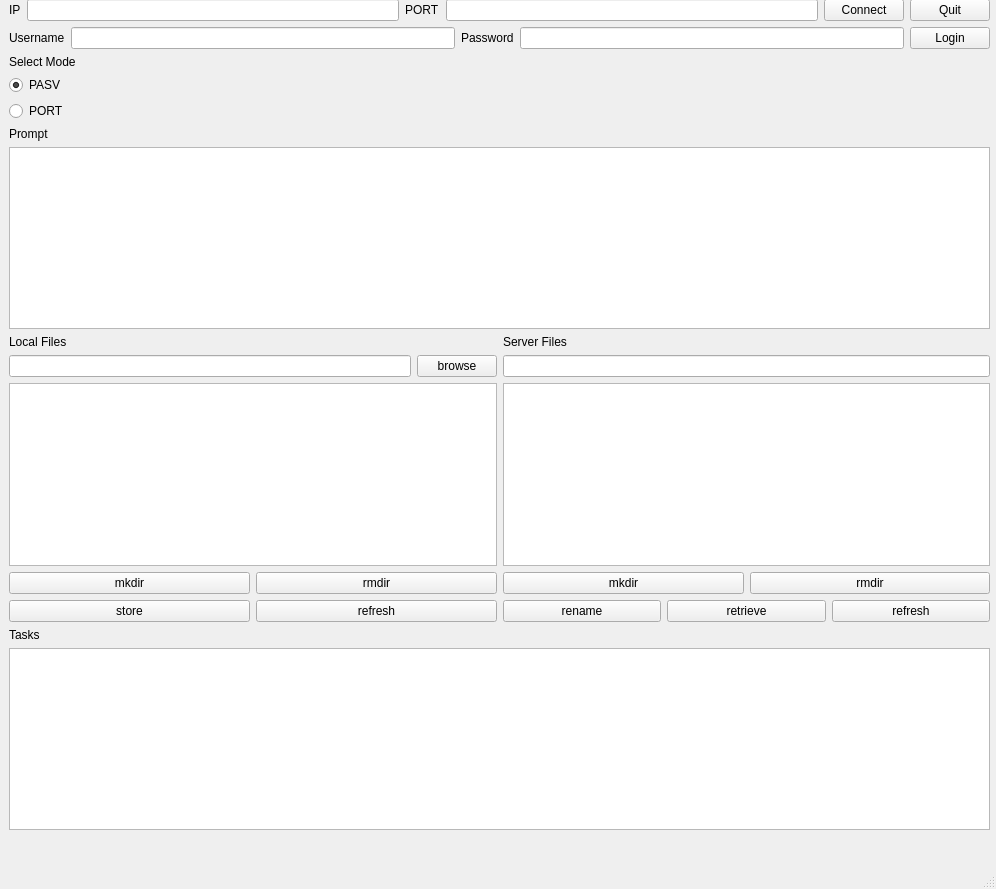
<?xml version="1.0" encoding="UTF-8"?>
<ui version="4.0">
 <class>MainWindow</class>
 <widget class="QMainWindow" name="MainWindow">
  <property name="geometry">
   <rect>
    <x>0</x>
    <y>0</y>
    <width>996</width>
    <height>889</height>
   </rect>
  </property>
  <property name="windowTitle">
   <string>MainWindow</string>
  </property>
  <widget class="QWidget" name="centralwidget">
   <widget class="QWidget" name="verticalLayoutWidget">
    <property name="geometry">
     <rect>
      <x>9</x>
      <y>-1</y>
      <width>981</width>
      <height>831</height>
     </rect>
    </property>
    <layout class="QVBoxLayout" name="verticalLayout">
     <item>
      <layout class="QHBoxLayout" name="horizontalLayout">
       <item>
        <widget class="QLabel" name="label">
         <property name="text">
          <string>IP</string>
         </property>
        </widget>
       </item>
       <item>
        <widget class="QLineEdit" name="Input_ip"/>
       </item>
       <item>
        <widget class="QLabel" name="label_2">
         <property name="text">
          <string>PORT</string>
         </property>
        </widget>
       </item>
       <item>
        <widget class="QLineEdit" name="Input_port"/>
       </item>
       <item>
        <widget class="QPushButton" name="Button_connect">
         <property name="text">
          <string>Connect</string>
         </property>
        </widget>
       </item>
       <item>
        <widget class="QPushButton" name="Button_quit">
         <property name="text">
          <string>Quit</string>
         </property>
        </widget>
       </item>
      </layout>
     </item>
     <item>
      <layout class="QHBoxLayout" name="horizontalLayout_2">
       <item>
        <widget class="QLabel" name="label_3">
         <property name="text">
          <string>Username</string>
         </property>
        </widget>
       </item>
       <item>
        <widget class="QLineEdit" name="Input_username"/>
       </item>
       <item>
        <widget class="QLabel" name="label_4">
         <property name="text">
          <string>Password</string>
         </property>
        </widget>
       </item>
       <item>
        <widget class="QLineEdit" name="Input_password">
         <property name="echoMode">
          <enum>QLineEdit::Password</enum>
         </property>
        </widget>
       </item>
       <item>
        <widget class="QPushButton" name="Button_login">
         <property name="text">
          <string>Login</string>
         </property>
        </widget>
       </item>
      </layout>
     </item>
     <item>
      <widget class="QLabel" name="label_9">
       <property name="text">
        <string>Select Mode</string>
       </property>
      </widget>
     </item>
     <item>
      <widget class="QRadioButton" name="radioButton">
       <property name="text">
        <string>PASV</string>
       </property>
       <property name="checked">
        <bool>true</bool>
       </property>
      </widget>
     </item>
     <item>
      <widget class="QRadioButton" name="radioButton_2">
       <property name="text">
        <string>PORT</string>
       </property>
      </widget>
     </item>
     <item>
      <widget class="QLabel" name="label_5">
       <property name="text">
        <string>Prompt</string>
       </property>
      </widget>
     </item>
     <item>
      <widget class="QTextBrowser" name="textBrowser"/>
     </item>
     <item>
      <layout class="QHBoxLayout" name="horizontalLayout_3">
       <item>
        <layout class="QVBoxLayout" name="verticalLayout_2">
         <item>
          <widget class="QLabel" name="label_6">
           <property name="text">
            <string>Local Files</string>
           </property>
          </widget>
         </item>
         <item>
          <layout class="QHBoxLayout" name="horizontalLayout_8">
           <item>
            <widget class="QLineEdit" name="Line_directory_local">
             <property name="readOnly">
              <bool>true</bool>
             </property>
            </widget>
           </item>
           <item>
            <widget class="QPushButton" name="Button_browse_local">
             <property name="text">
              <string>browse</string>
             </property>
            </widget>
           </item>
          </layout>
         </item>
         <item>
          <widget class="QListWidget" name="List_local"/>
         </item>
         <item>
          <layout class="QHBoxLayout" name="horizontalLayout_6">
           <item>
            <widget class="QPushButton" name="Button_mkdir_local">
             <property name="text">
              <string>mkdir</string>
             </property>
            </widget>
           </item>
           <item>
            <widget class="QPushButton" name="Button_rmdir_local">
             <property name="text">
              <string>rmdir</string>
             </property>
            </widget>
           </item>
          </layout>
         </item>
         <item>
          <layout class="QHBoxLayout" name="horizontalLayout_7">
           <item>
            <widget class="QPushButton" name="Button_store_local">
             <property name="text">
              <string>store</string>
             </property>
            </widget>
           </item>
           <item>
            <widget class="QPushButton" name="Button_refresh_local">
             <property name="text">
              <string>refresh</string>
             </property>
            </widget>
           </item>
          </layout>
         </item>
        </layout>
       </item>
       <item>
        <layout class="QVBoxLayout" name="verticalLayout_3">
         <item>
          <widget class="QLabel" name="label_7">
           <property name="text">
            <string>Server Files</string>
           </property>
          </widget>
         </item>
         <item>
          <widget class="QLineEdit" name="Line_directory_server">
           <property name="readOnly">
            <bool>true</bool>
           </property>
          </widget>
         </item>
         <item>
          <widget class="QListWidget" name="List_server"/>
         </item>
         <item>
          <layout class="QHBoxLayout" name="horizontalLayout_4">
           <item>
            <widget class="QPushButton" name="Button_mkdir_server">
             <property name="text">
              <string>mkdir</string>
             </property>
            </widget>
           </item>
           <item>
            <widget class="QPushButton" name="Button_rmdir_server">
             <property name="text">
              <string>rmdir</string>
             </property>
            </widget>
           </item>
          </layout>
         </item>
         <item>
          <layout class="QHBoxLayout" name="horizontalLayout_5">
           <item>
            <widget class="QPushButton" name="Button_rename_server">
             <property name="text">
              <string>rename</string>
             </property>
            </widget>
           </item>
           <item>
            <widget class="QPushButton" name="Button_retrieve_server">
             <property name="text">
              <string>retrieve</string>
             </property>
            </widget>
           </item>
           <item>
            <widget class="QPushButton" name="Button_refresh_server">
             <property name="text">
              <string>refresh</string>
             </property>
            </widget>
           </item>
          </layout>
         </item>
        </layout>
       </item>
      </layout>
     </item>
     <item>
      <widget class="QLabel" name="label_8">
       <property name="text">
        <string>Tasks</string>
       </property>
      </widget>
     </item>
     <item>
      <widget class="QTableWidget" name="tableWidget"/>
     </item>
    </layout>
   </widget>
  </widget>
  <widget class="QMenuBar" name="menubar">
   <property name="geometry">
    <rect>
     <x>0</x>
     <y>0</y>
     <width>996</width>
     <height>26</height>
    </rect>
   </property>
  </widget>
  <widget class="QStatusBar" name="statusbar"/>
 </widget>
 <resources/>
 <connections/>
</ui>
